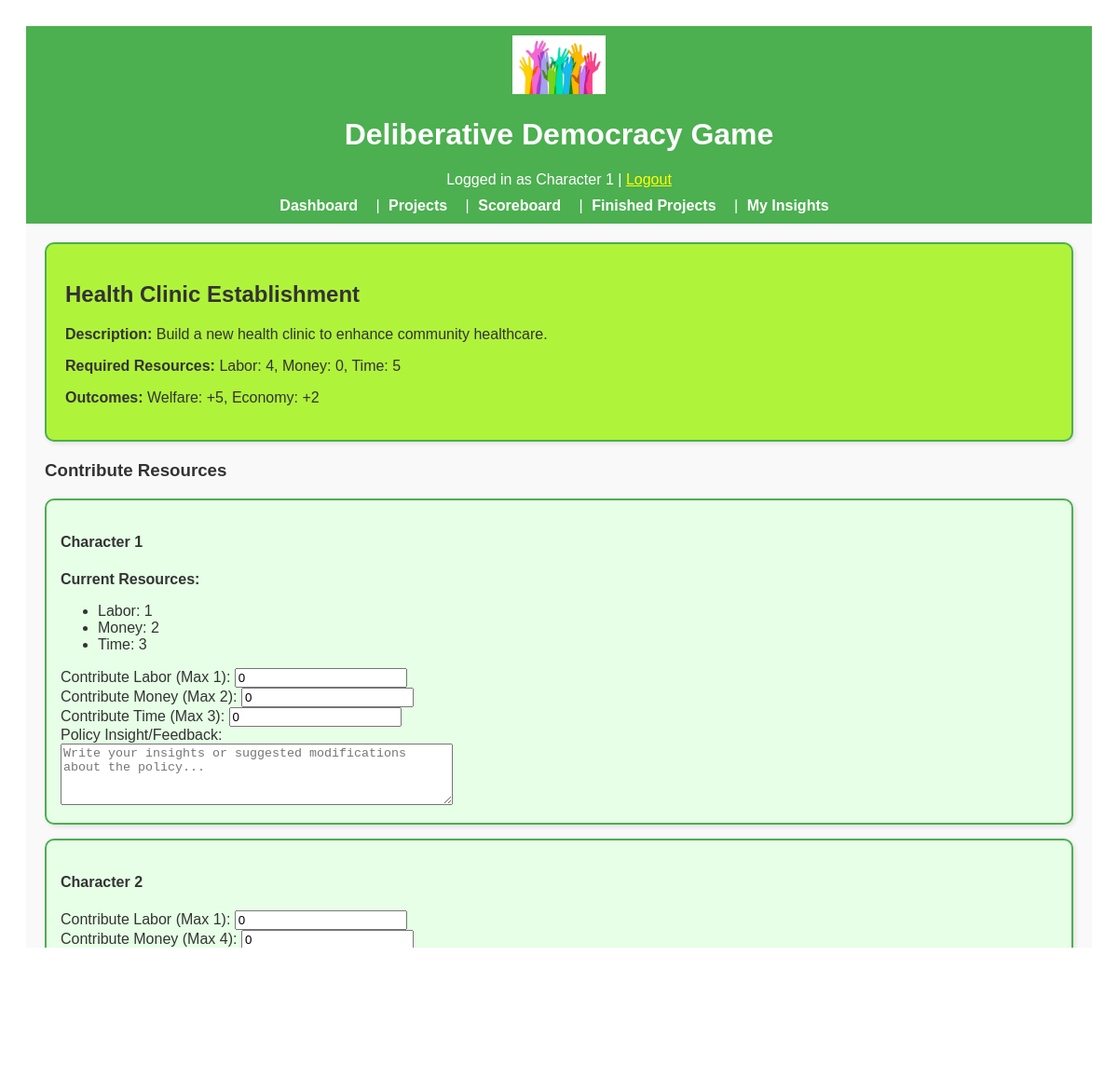
Before: /project/3 (signed in, upper part) with the older database file.
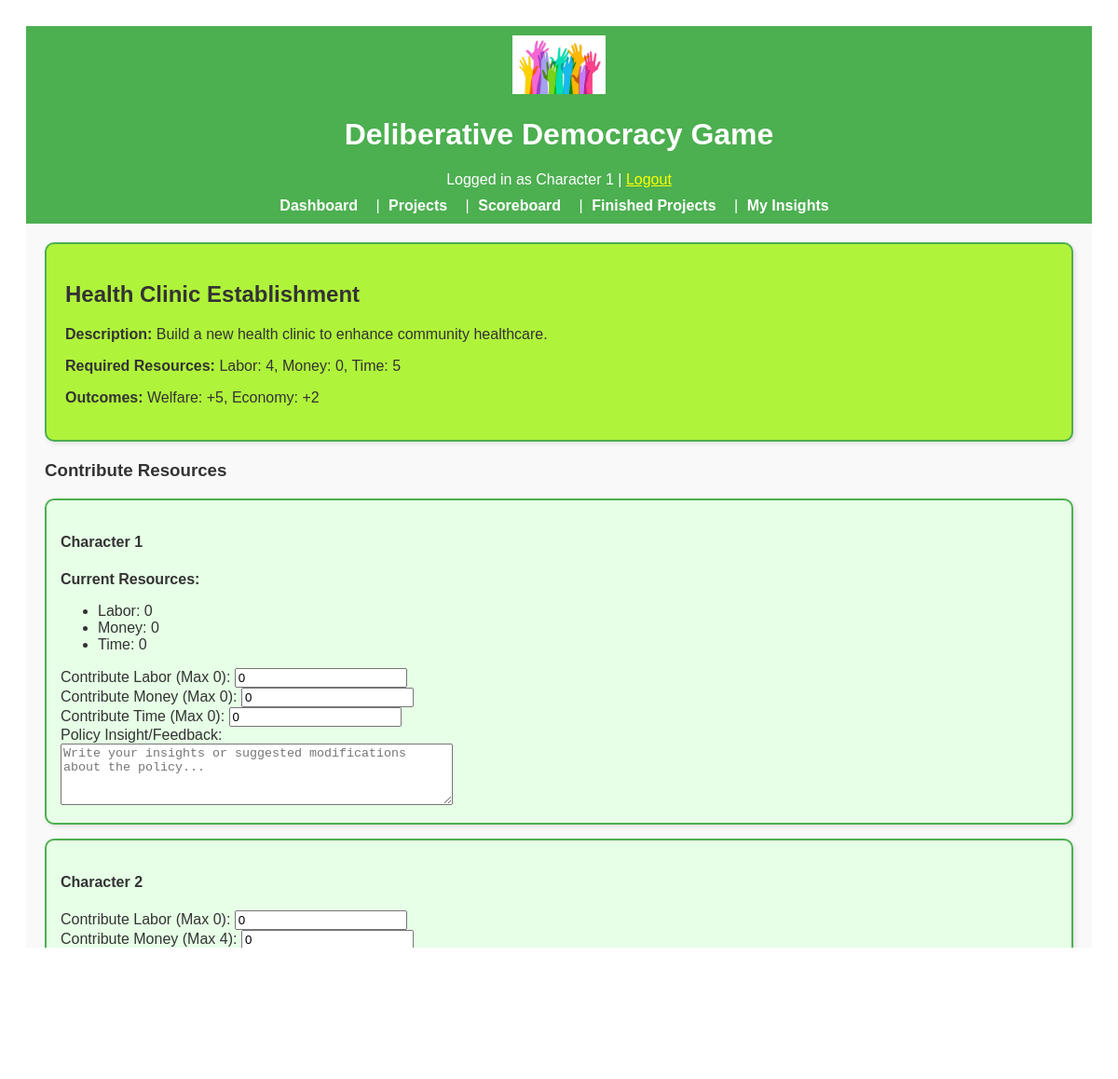
After: the same page with the newer database file.
### app/models.py (models this page shows, shortened)
class Resource(db.Model):
    __tablename__ = "resources"
    id = db.Column(db.Integer, primary_key=True)
    type = db.Column(db.String(64), nullable=False)  # 'Time', 'Money', 'Labor'
    amount = db.Column(db.Integer, default=0, nullable=False)
    user_id = db.Column(db.Integer, db.ForeignKey("users.id"), nullable=False)

class User(UserMixin, db.Model):
    __tablename__ = "users"
    id = db.Column(db.Integer, primary_key=True)
    character_name = db.Column(db.String(64), unique=True, nullable=False)
    interests = db.Column(db.Text, nullable=True)
    utility_criteria = db.Column(db.Text, nullable=True)
    starting_resources = db.Column(db.Text, nullable=True)
    reading = db.Column(db.Text, nullable=True)
    resources = db.relationship(
        "Resource", backref="user", lazy=True, cascade="all, delete-orphan"
    )
    metrics = db.relationship("Metric", backref="user", lazy=True)

### app/routes.py (the view, shortened to what this page needs)
@main.route("/project/<int:project_id>", methods=["GET", "POST"])
@login_required
def project_detail(project_id):
    project = Project.query.get_or_404(project_id)
    users = User.query.all()
    required_resources = parse_resources(project.required_resources)
    user_insights = {}
    return render_template(
        "project_detail.html", project=project, users=users, user_insights=user_insights
    )

### app/routes.py (called while the page is built)
@login_manager.user_loader
def load_user(user_id):
    return User.query.get(int(user_id))

### app/utils.py (called while the page is built)
def parse_resources(resource_string):
    resource_dict = {}
    resources = resource_string.split(", ")
    for resource in resources:
        if ": " in resource:
            key, value = resource.split(": ")
            resource_dict[key.lower()] = int(value)
    return resource_dict

### app/templates/project_detail.html (shortened to what this page needs)
{% extends "base.html" %}
{% block content %}
<div class="project-detail-box">
    <h2>{{ project.name }}</h2>
    <p><strong>Description:</strong> {{ project.description }}</p>
    <p><strong>Required Resources:</strong> {{ project.required_resources }}</p>
    <p><strong>Outcomes:</strong> {{ project.outcomes }}</p>
</div>
<form method="POST">
    <h3>Contribute Resources</h3>
    {% for user in users %}
    <div class="user-box">
        <h4>{{ user.character_name }}</h4>
        {% if user.id == current_user.id %}
        <p><strong>Current Resources:</strong></p>
        <ul>
            {% set user_resources = user.resources|groupby('type') %}
            {% for resource_type, resources in user_resources %}
            <li>{{ resource_type }}: {{ resources[0].amount }}</li>
            {% endfor %}
        </ul>
        {% endif %}
        <label>Contribute Labor (Max {{ user.resources | selectattr('type', 'equalto', 'Labor') |
            map(attribute='amount') | sum }}):</label>
        <input type="number" name="contribute_labor_{{ user.id }}" min="0" value="0"><br>
        <label>Contribute Money (Max {{ user.resources | selectattr('type', 'equalto', 'Money') |
            map(attribute='amount') | sum }}):</label>
        <input type="number" name="contribute_money_{{ user.id }}" min="0" value="0"><br>
        <label>Contribute Time (Max {{ user.resources | selectattr('type', 'equalto', 'Time') |
            map(attribute='amount') | sum }}):</label>
        <input type="number" name="contribute_time_{{ user.id }}" min="0" value="0"><br>
        <label>Policy Insight/Feedback:</label><br>
        <textarea name="policy_insight_{{ user.id }}" rows="4" cols="50"
            placeholder="Write your insights or suggested modifications about the policy...">{{ user_insights[user.id] if user_insights else '' }}</textarea><br>
    </div>
    {% endfor %}
</form>
{% endblock %}

### app/templates/base.html (shortened to what this page needs)
<!DOCTYPE html>
<html lang="en">
<head>
    <link rel="stylesheet" href="{{ url_for('static', filename='css/styles.css') }}">
</head>
<body>
    <header style="background-color: #4CAF50; padding: 10px; color: white; text-align: center;">
        <img src="{{ url_for('static', filename='images/logo.png') }}" alt="Game Logo"
            style="width: 100px; height: auto;">
        <h1>Deliberative Democracy Game</h1>
        {% if current_user.is_authenticated %}
        <p style="margin: 0;">Logged in as {{ current_user.character_name }} | <a href="{{ url_for('main.logout') }}"
                style="color: yellow;">Logout</a></p>
        {% endif %}
        <nav style="margin-top: 10px;">
            <a href="{{ url_for('main.dashboard') }}" style="color: white; padding: 5px;">Dashboard</a> |
            <a href="{{ url_for('main.project_list') }}" style="color: white; padding: 5px;">Projects</a> |
            <a href="{{ url_for('main.score_board') }}" style="color: white; padding: 5px;">Scoreboard</a> |
            <a href="{{ url_for('main.finished_projects') }}" style="color: white; padding: 5px;">Finished Projects</a>
            |
            <a href="{{ url_for('main.insight') }}" style="color: white; padding: 5px;">My Insights</a>
        </nav>
    </header>
    <main style="padding: 20px; background-color: #f9f9f9;">
        {% block content %}{% endblock %}
    </main>
</body>
</html>

Changed rows visible on the page:
computed for User "Character 1": resources|selectattr "1" → "0"; resources|selectattr "2" → "0"; resources|selectattr "3" → "0"
changed Resource "Labor": amount "1" → "0"
changed Resource "Money": amount "2" → "0"
changed Resource "Time": amount "3" → "0"
computed for User "Character 2": resources|selectattr "1" → "0"
